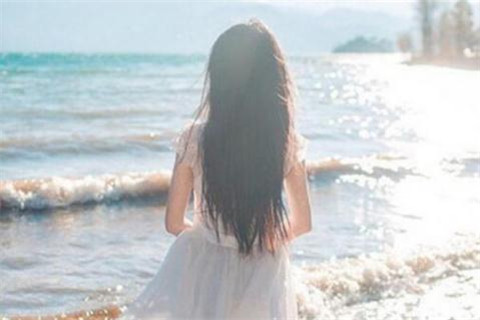
#> input picture assets/girl_in_beach.jpg, 480 x 320 px
$ python canny_improved_gaussian_noise.py   (older library calls are emulated)
#> lines starting #> are read from the running program, lines starting #| are printed output that depends on the picture; after the words box and inside, x2 and y2 are one past the last pixel; in counts of white or black regions, pixels touching at a corner belong together
import numpy as np
import cv2
from matplotlib import pyplot as plt

class ImprovedCanny:
    def __init__(self, image_path):
        self.image = cv2.imread(image_path, cv2.IMREAD_GRAYSCALE)


    def detect_edges(self):
        noisy_img = self.salt_and_pepper_noise(self.image)
        median_blur = self.median_filter(noisy_img)
        gradient_magnitude, gradient_direction = self.calculate_gradients(median_blur)
        nms = self.non_maximum_suppression(gradient_magnitude, gradient_direction)

        thresholds = [(50, 60), (50, 100), (50, 150), (50, 255)]
        edge_images = []

        for low_threshold, high_threshold in thresholds:
            thresholded = self.double_threshold(nms, low_threshold, high_threshold)
            edges = self.edge_tracking(thresholded)
            edges = np.clip(edges, 0, 255)
            edges_uint8 = np.uint8(edges)
            edge_images.append(edges_uint8)

        plt.figure(figsize=(10, 7))


        for i, (low_threshold, high_threshold) in enumerate(thresholds):
            plt.subplot(2, 2, i + 1)
            plt.imshow(edge_images[i], cmap='gray')
            plt.title(f'Thresholds: {low_threshold}-{high_threshold}')
            plt.xticks([]), plt.yticks([])

        # Mostrar a imagem
        #plt.show()

        plt.tight_layout()
        plt.savefig('../../output/canny_improved_gaussian_noise/thresholds_improved_canny.png')
        plt.close()

    def gaussian_filter(self,image, kernel_size=5, sigma=1):
        return cv2.GaussianBlur(image, (kernel_size, kernel_size), sigma)

    def median_filter(self,image, kernel_size=5):
#> called with kernel_size = 5
        return cv2.medianBlur(image, kernel_size)


    def calculate_gradients(self,image):
        grad_x = cv2.Sobel(image, cv2.CV_64F, 1, 0, ksize=3)
        grad_y = cv2.Sobel(image, cv2.CV_64F, 0, 1, ksize=3)
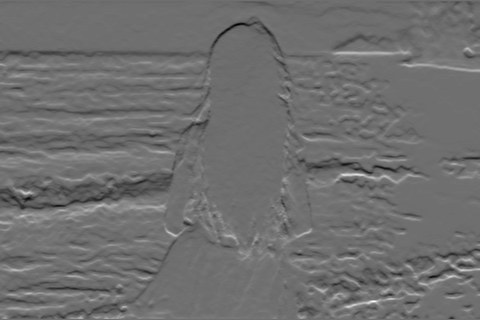
#> grad_y: shape (320, 480) float64; min -222, max 284, mean -0.6; drawn with min black and max white
        magnitude = np.sqrt(grad_x**2 + grad_y**2)
        direction = np.arctan2(grad_y, grad_x)
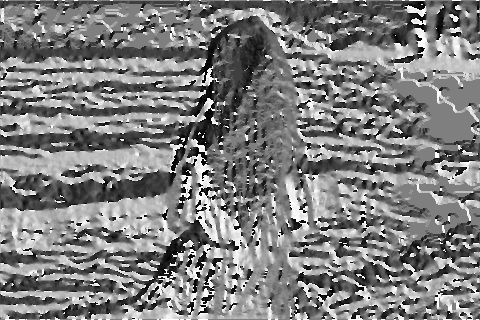
#> direction: shape (320, 480) float64; min -3.14, max 3.14, mean -0.000667; drawn with min black and max white
        return magnitude, direction


    def non_maximum_suppression(self,gradient_magnitude, gradient_direction):
        angle = np.rad2deg(gradient_direction)
        angle[angle < 0] += 180
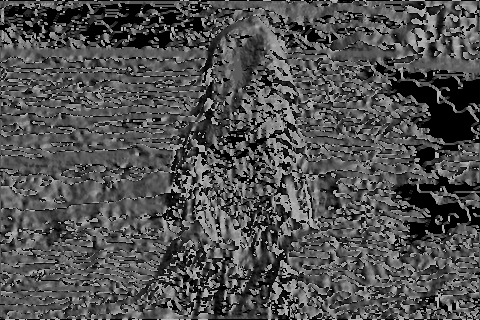
#> angle: shape (320, 480) float64; min 0, max 180, mean 80.6


        nms = np.zeros_like(gradient_magnitude)

        for i in range(1, gradient_magnitude.shape[0] - 1):
            for j in range(1, gradient_magnitude.shape[1] - 1):
                try:
                    q = 255
                    r = 255

                    if (0 <= angle[i, j] < 22.5) or (157.5 <= angle[i, j] <= 180):
                        q = gradient_magnitude[i, j + 1]
                        r = gradient_magnitude[i, j - 1]
                    elif 22.5 <= angle[i, j] < 67.5:
                        q = gradient_magnitude[i + 1, j - 1]
                        r = gradient_magnitude[i - 1, j + 1]
                    elif 67.5 <= angle[i, j] < 112.5:
                        q = gradient_magnitude[i + 1, j]
                        r = gradient_magnitude[i - 1, j]
                    elif 112.5 <= angle[i, j] < 157.5:
                        q = gradient_magnitude[i - 1, j - 1]
                        r = gradient_magnitude[i + 1, j + 1]

                    if (gradient_magnitude[i, j] >= q) and (gradient_magnitude[i, j] >= r):
                        nms[i, j] = gradient_magnitude[i, j]
                    else:
                        nms[i, j] = 0

                except IndexError as e:
                    pass
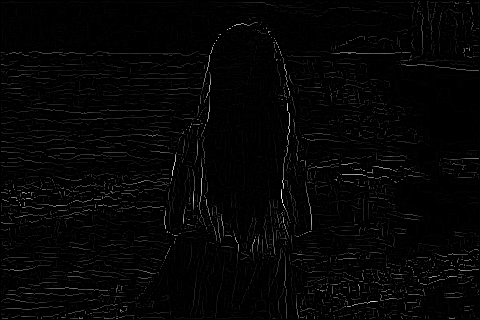
#> nms: shape (320, 480) float64; min 0, max 327, mean 6.5; drawn with min black and max white

        return nms

    def double_threshold(self,image, low_threshold, high_threshold):
        res = np.zeros_like(image)
        strong = 255
        weak = 50

        strong_i, strong_j = np.where(image >= high_threshold)
        weak_i, weak_j = np.where((image <= high_threshold) & (image >= low_threshold))

        res[strong_i, strong_j] = strong
        res[weak_i, weak_j] = weak

        return res

    def salt_and_pepper_noise(self,image, salt_prob=0.005,pepper_prob=0.005):
        noisy_image = np.copy(image)
        random_matrix = np.random.rand(*image.shape)
        noisy_image[random_matrix < salt_prob] = 255
        noisy_image[random_matrix > 1 - pepper_prob] = 0
        return noisy_image


    def edge_tracking(self,image, weak=50, strong=255):
        for i in range(1, image.shape[0] - 1):
            for j in range(1, image.shape[1] - 1):
                if image[i, j] == weak:
                    if ((image[i + 1, j - 1] == strong) or (image[i + 1, j] == strong) or (image[i + 1, j + 1] == strong)
                            or (image[i, j - 1] == strong) or (image[i, j + 1] == strong)
                            or (image[i - 1, j - 1] == strong) or (image[i - 1, j] == strong) or (image[i - 1, j + 1] == strong)):
                        image[i, j] = strong
                    else:
                        image[i, j] = 0
        return image


    def gaussian_noise(image, mean=0, sigma=10):
        gauss = np.random.normal(mean, sigma, image.shape)
        noisy_image = image + gauss
        noisy_image = np.clip(noisy_image, 0, 255)
        return noisy_image.astype(np.uint8)


img = cv2.imread('../../assets/girl_in_beach.jpg', cv2.IMREAD_GRAYSCALE)
assert img is not None, "File could not be read, check with os.path.exists()"

canny_operator = ImprovedCanny(image_path='../../assets/girl_in_beach.jpg')
canny_operator.detect_edges()
#> the loop in detect_edges, `for low_threshold, high_threshold in thresholds:` made 4 passes
#> pass 1, in detect_edges, `edges = self.edge_tracking(thresholded)`:
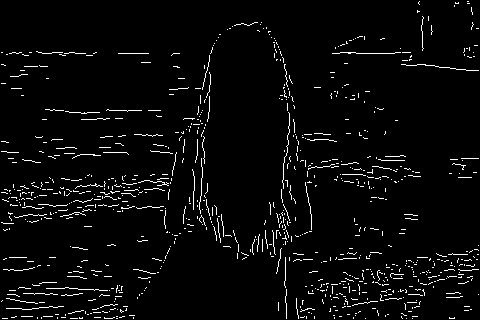
#> edges: shape (320, 480) float64; 3.7% white in thin lines or dots
#> after the loop in detect_edges, `for low_threshold, high_threshold in thresholds:`:
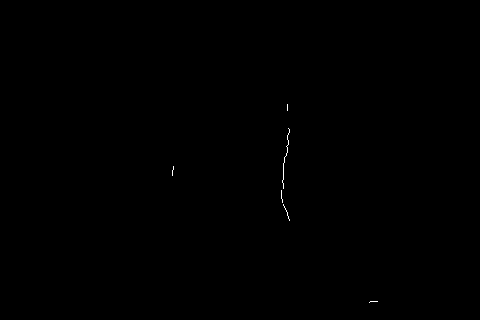
#> edges: shape (320, 480) float64; 0.08% white in thin lines or dots, all inside (x1, y1, x2, y2) = (172, 104, 378, 303)
#> after the loop in detect_edges, `for low_threshold, high_threshold in thresholds:`: edge_images = 4 items
#> in detect_edges, `plt.savefig('../../output/canny_improved_gaussian_noise/thresholds_imp..`:
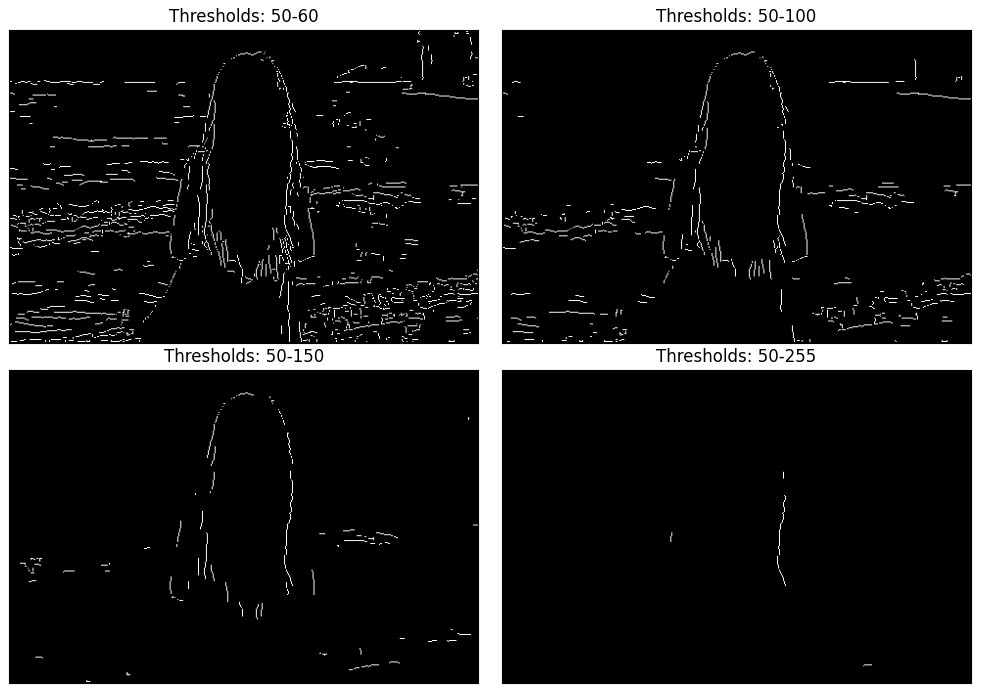
#> figure drawn by matplotlib, 4 panels

# [9 lines of commented-out code are left out]

$ run again, with assets/digital.jpg copied over assets/girl_in_beach.jpg
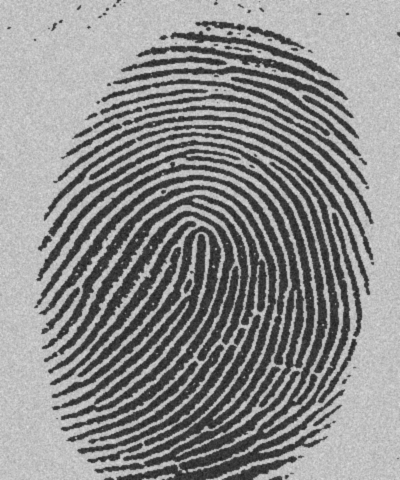
#> input picture assets/digital.jpg, 400 x 480 px
#> img is the input picture: shape (480, 400); min 29, max 224, mean 140.2
#> after the loop in detect_edges, `for low_threshold, high_threshold in thresholds:`:
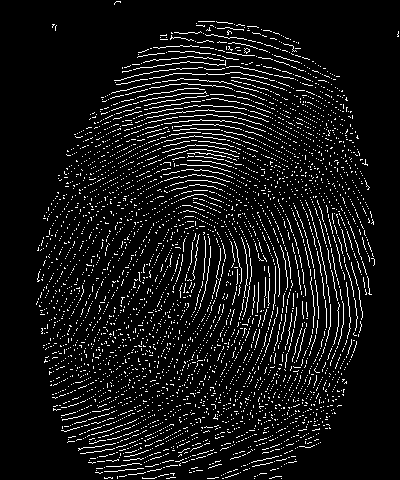
#> edges: shape (480, 400) float64; 7.8% white in thin lines or dots
#> after the loop in detect_edges, `for low_threshold, high_threshold in thresholds:`: edge_images = 4 items
#> in detect_edges, `plt.savefig('../../output/canny_improved_gaussian_noise/thresholds_imp..`:
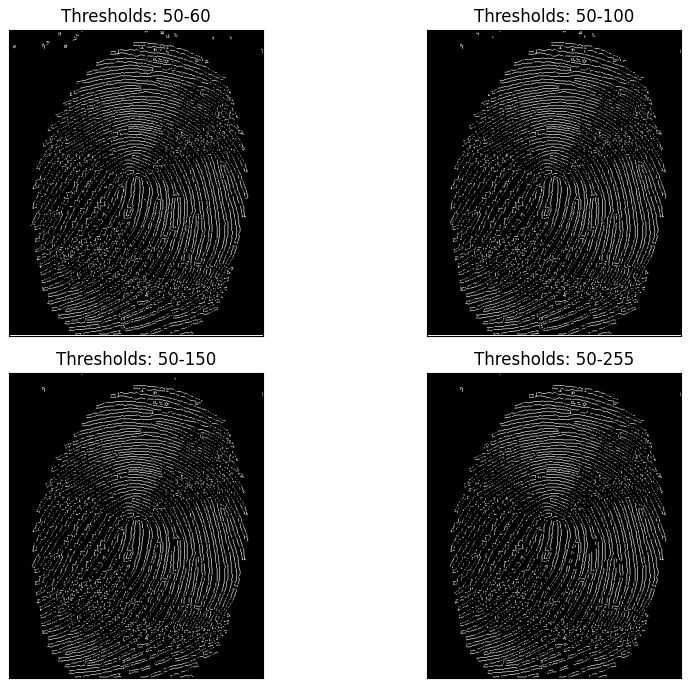
#> figure drawn by matplotlib, 4 panels

$ run again, with assets/fazenda.jpg copied over assets/girl_in_beach.jpg
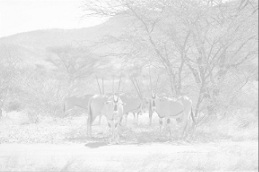
#> input picture assets/fazenda.jpg, 259 x 172 px
#> img is the input picture: shape (172, 259); min 135, max 255, mean 224.9
#> the loop in detect_edges, `for low_threshold, high_threshold in thresholds:` made 4 passes
#> pass 1, in detect_edges, `edges = self.edge_tracking(thresholded)`:
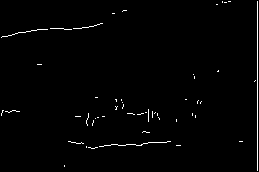
#> edges: shape (172, 259) float64; 1.3% white in thin lines or dots
#> after the loop in detect_edges, `for low_threshold, high_threshold in thresholds:`: edge_images = 4 items
#> in detect_edges, `plt.savefig('../../output/canny_improved_gaussian_noise/thresholds_imp..`:
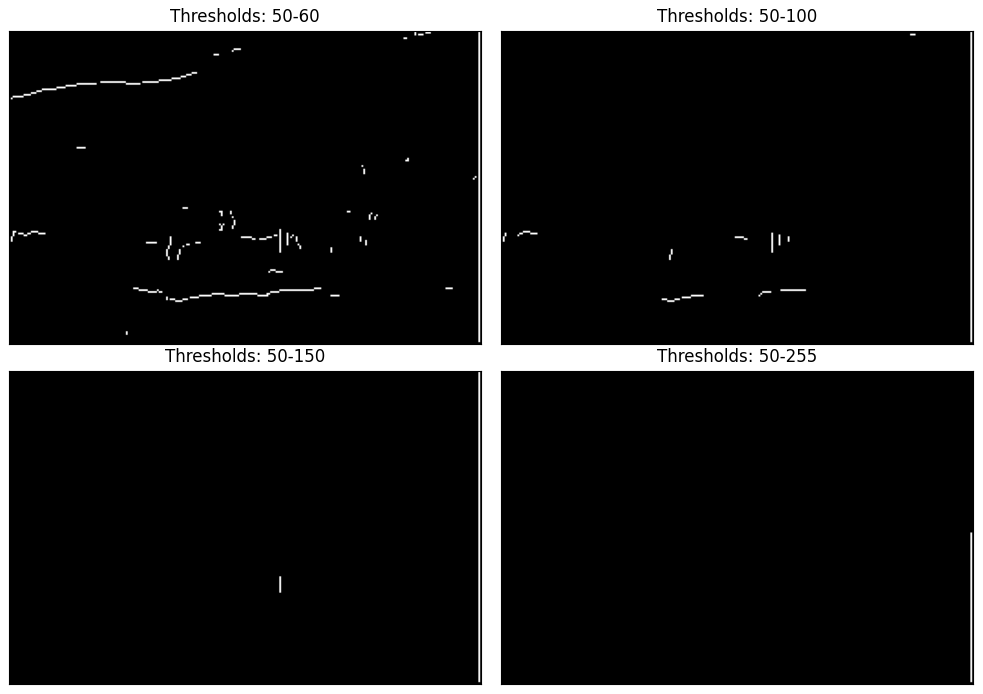
#> figure drawn by matplotlib, 4 panels
